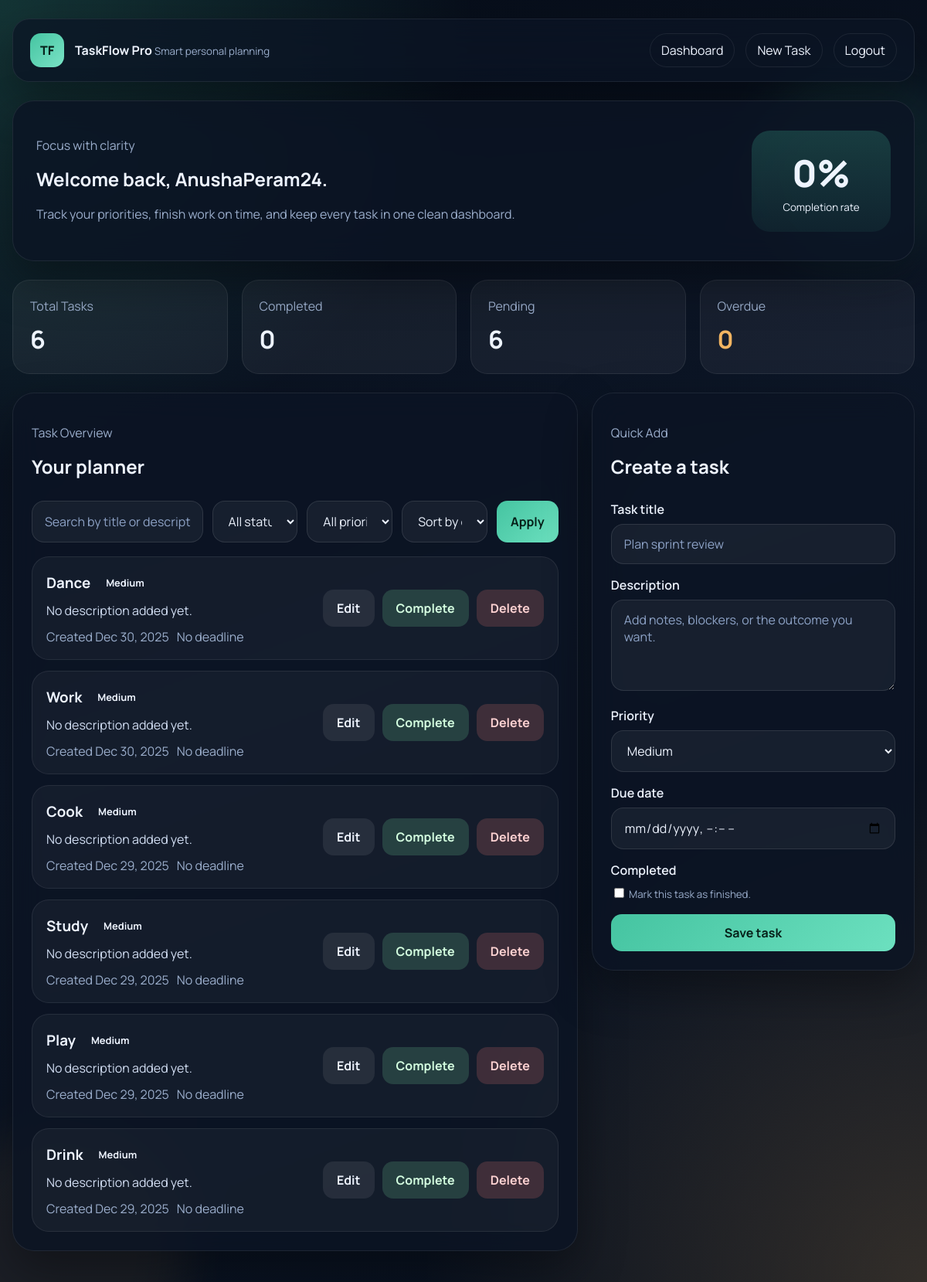
The app's page / (signed in) with its own data.
### tasks/models.py (models this page shows, shortened)
class Task(models.Model):
    PRIORITY_CHOICES = [
        ("H", "High"),
        ("M", "Medium"),
        ("L", "Low"),
    ]
    user = models.ForeignKey(User, on_delete=models.CASCADE, related_name="tasks")
    title = models.CharField(max_length=200)
    description = models.TextField(blank=True)
    completed = models.BooleanField(default=False)
    priority = models.CharField(max_length=1, choices=PRIORITY_CHOICES, default="M")
    due_date = models.DateTimeField(null=True, blank=True)
    created_at = models.DateTimeField(auto_now_add=True)
    class Meta:
        ordering = ["completed", "due_date", "-created_at"]
    @property
    def priority_label(self):
        return self.get_priority_display()
    @property
    def is_overdue(self):
        return bool(self.due_date and not self.completed and self.due_date < timezone.now())

### tasks/views.py (the view)
# urls.py: path("", views.home, name="home"),
@login_required
def home(request):
    query = request.GET.get("q", "").strip()
    status_filter = request.GET.get("status", "all")
    priority_filter = request.GET.get("priority", "all")
    sort = request.GET.get("sort", "due_date")
    tasks = Task.objects.filter(user=request.user)
    if query:
        tasks = tasks.filter(
            Q(title__icontains=query) | Q(description__icontains=query)
        )
    if status_filter == "completed":
        tasks = tasks.filter(completed=True)
    elif status_filter == "pending":
        tasks = tasks.filter(completed=False)
    elif status_filter == "overdue":
        tasks = tasks.filter(completed=False, due_date__lt=timezone.now())
    if priority_filter in {"H", "M", "L"}:
        tasks = tasks.filter(priority=priority_filter)
    sort_options = {
        "due_date": ["due_date", "completed", "-created_at"],
        "priority": ["priority", "completed", "due_date"],
        "recent": ["-created_at"],
        "title": ["title"],
    }
    tasks = tasks.order_by(*sort_options.get(sort, sort_options["due_date"]))
    all_tasks = Task.objects.filter(user=request.user)
    now = timezone.now()
    stats = {
        "total": all_tasks.count(),
        "completed": all_tasks.filter(completed=True).count(),
        "pending": all_tasks.filter(completed=False).count(),
        "overdue": all_tasks.filter(completed=False, due_date__lt=now).count(),
    }
    stats["completion_rate"] = (
        round((stats["completed"] / stats["total"]) * 100) if stats["total"] else 0
    )
    context = {
        "tasks": tasks,
        "task_form": TaskForm(),
        "query": query,
        "status_filter": status_filter,
        "priority_filter": priority_filter,
        "sort": sort,
        "stats": stats,
        "now": now,
    }
    return render(request, "tasks/home.html", context)

### tasks/forms.py
class TaskForm(StyledFormMixin, forms.ModelForm):
    due_date = forms.DateTimeField(
        required=False,
        input_formats=["%Y-%m-%dT%H:%M"],
        widget=forms.DateTimeInput(attrs={"type": "datetime-local"}),
    )
    class Meta:
        model = Task
        fields = ["title", "description", "priority", "due_date", "completed"]
        widgets = {
            "title": forms.TextInput(attrs={"placeholder": "Plan sprint review"}),
            "description": forms.Textarea(
                attrs={
                    "rows": 4,
                    "placeholder": "Add notes, blockers, or the outcome you want.",
                }
            ),
            "priority": forms.Select(),
        }
    def __init__(self, *args, **kwargs):
        super().__init__(*args, **kwargs)
        self._apply_base_styles()
        self.fields["completed"].widget.attrs["class"] = "form-check-input"
        self.fields["completed"].help_text = "Mark this task as finished."
        self.fields["title"].label = "Task title"
        self.fields["due_date"].label = "Due date"

### tasks/forms.py (called while the page is built)
    def _apply_base_styles(self):
        for field in self.fields.values():
            existing = field.widget.attrs.get("class", "")
            field.widget.attrs["class"] = f"{existing} form-control".strip()

### tasks/templates/tasks/home.html (shortened to what this page needs)
{% extends "tasks/base.html" %}
{% block content %}
<section class="hero-card">
    <div>
        <p class="eyebrow">Focus with clarity</p>
        <h1>Welcome back, {{ request.user.username }}.</h1>
        <p class="hero-copy">Track your priorities, finish work on time, and keep every task in one clean dashboard.</p>
    </div>
    <div class="hero-metric">
        <span>{{ stats.completion_rate }}%</span>
        <small>Completion rate</small>
    </div>
</section>
<section class="stats-grid">
    <article class="stat-card">
        <span>Total Tasks</span>
        <strong>{{ stats.total }}</strong>
    </article>
    <article class="stat-card">
        <span>Completed</span>
        <strong>{{ stats.completed }}</strong>
    </article>
    <article class="stat-card">
        <span>Pending</span>
        <strong>{{ stats.pending }}</strong>
    </article>
    <article class="stat-card warning">
        <span>Overdue</span>
        <strong>{{ stats.overdue }}</strong>
    </article>
</section>
<section class="dashboard-grid">
    <div class="panel panel-wide">
        <div class="panel-head">
            <div>
                <p class="eyebrow">Task Overview</p>
                <h2>Your planner</h2>
            </div>
        </div>
        <form method="get" class="filters">
            <input type="text" name="q" value="{{ query }}" placeholder="Search by title or description">
            <select name="status">
                <option value="all" {% if status_filter == 'all' %}selected{% endif %}>All statuses</option>
            </select>
            <select name="priority">
                <option value="all" {% if priority_filter == 'all' %}selected{% endif %}>All priorities</option>
            </select>
            <select name="sort">
                <option value="due_date" {% if sort == 'due_date' %}selected{% endif %}>Sort by due date</option>
            </select>
            <button type="submit" class="primary-button">Apply</button>
        </form>
        <div class="task-list">
            {% for task in tasks %}
                <article class="task-item {% if task.completed %}completed{% endif %}">
                    <div class="task-main">
                        <div class="task-title-row">
                            <h3>{{ task.title }}</h3>
                            <span class="badge priority-{{ task.priority|lower }}">{{ task.priority_label }}</span>
                        </div>
                        <p>{{ task.description|default:"No description added yet." }}</p>
                        <div class="task-meta">
                            <span>Created {{ task.created_at|date:"M d, Y" }}</span>
                            <span>
                                {% if task.due_date %}
                                    Due {{ task.due_date|date:"M d, Y h:i A" }}
                                {% else %}
                                    No deadline
                                {% endif %}
                            </span>
                        </div>
                    </div>
                    <div class="task-actions">
                        <a class="secondary-button" href="{% url 'edit_task' task.id %}">Edit</a>
                        <form method="post" action="{% url 'toggle_task' task.id %}">
                            <button type="submit" class="success-button">
                                {% if task.completed %}Mark Active{% else %}Complete{% endif %}
                            </button>
                        </form>
                        <form method="post" action="{% url 'delete_task' task.id %}">
                            <button type="submit" class="danger-button">Delete</button>
                        </form>
                    </div>
                </article>
            {% empty %}
                <div class="empty-state">
                    <h3>No tasks found</h3>
                    <p>Create your first task or adjust the filters to see more results.</p>
                </div>
            {% endfor %}
        </div>
    </div>
    <aside class="panel">
        <div class="panel-head">
            <div>
                <p class="eyebrow">Quick Add</p>
                <h2>Create a task</h2>
            </div>
        </div>
        <form method="post" action="{% url 'add_task' %}" class="stack-form">
            {% for field in task_form %}
                <div>
                    <label for="{{ field.id_for_label }}">{{ field.label }}</label>
                    {{ field }}
                    {% if field.help_text %}
                        <small class="help-text">{{ field.help_text }}</small>
                    {% endif %}
                </div>
            {% endfor %}
            <button type="submit" class="primary-button">Save task</button>
        </form>
    </aside>
</section>
{% endblock %}

### tasks/templates/tasks/base.html (shortened to what this page needs)
{% load static %}
<!DOCTYPE html>
<html lang="en">
<head>
    <link rel="stylesheet" href="{% static 'tasks/styles.css' %}">
</head>
<body>
    <div class="page-shell">
        <div class="ambient ambient-one"></div>
        <div class="ambient ambient-two"></div>
        {% if request.user.is_authenticated %}
            <header class="topbar">
                <a class="brand" href="{% url 'home' %}">
                    <span class="brand-mark">TF</span>
                    <span>
                        <strong>TaskFlow Pro</strong>
                        <small>Smart personal planning</small>
                    </span>
                </a>
                <nav class="topbar-nav">
                    <a href="{% url 'home' %}">Dashboard</a>
                    <a href="{% url 'add_task' %}">New Task</a>
                    <form method="post" action="{% url 'logout' %}">
                        <button type="submit" class="ghost-button">Logout</button>
                    </form>
                </nav>
            </header>
        {% endif %}
        <main class="main-content {% block main_class %}{% endblock %}">
            {% block content %}{% endblock %}
        </main>
    </div>
</body>
</html>

### records on screen
Task: title "Dance", priority_label "Medium", description "No description added yet.", created_at "Dec 30, 2025", shows "No deadline", completed "Complete"
Task: title "Work", priority_label "Medium", description "No description added yet.", created_at "Dec 30, 2025", shows "No deadline", completed "Complete"
Task: title "Cook", priority_label "Medium", description "No description added yet.", created_at "Dec 29, 2025", shows "No deadline", completed "Complete"
Task: title "Study", priority_label "Medium", description "No description added yet.", created_at "Dec 29, 2025", shows "No deadline", completed "Complete"
Task: title "Play", priority_label "Medium", description "No description added yet.", created_at "Dec 29, 2025", shows "No deadline", completed "Complete"
Task: title "Drink", priority_label "Medium", description "No description added yet.", created_at "Dec 29, 2025", shows "No deadline", completed "Complete"

### other values on screen
{{ request.user.username }} "AnushaPeram24"
{{ stats.completion_rate }} "0"
{{ stats.total }} "6"
{{ stats.completed }} "0"
{{ stats.pending }} "6"
{{ stats.overdue }} "0"
{{ field.label }} "Task title" "Description" "Priority" "Due date" "Completed"
{{ field.help_text }} "Mark this task as finished."
